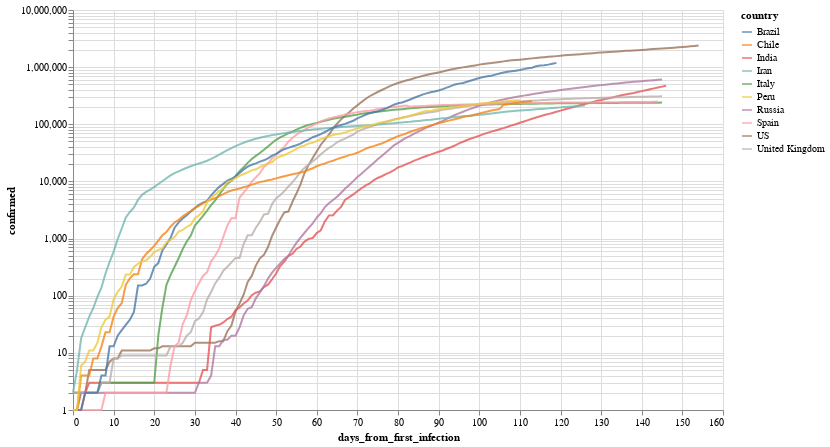

Notebook code cell kept with this figure:
### Markdown cell above
Por ejemplo, evolución (interactiva!) de los paises con mas infectados

### Code cell
total_confirmed_by_country = global_df.groupby('country').confirmed.max().sort_values(ascending=False)
selected_countries = total_confirmed_by_country[total_confirmed_by_country > 1000].index

plot_df = global_df[
    (global_df.confirmed > 0) & 
    (global_df.country.isin(selected_countries[:10]))
].sort_values('date')

selection = alt.selection_multi(
    fields=['country'], 
    bind='legend', 
    init=[{'country': c} for c in selected_countries[:10]]
)


(
    alt.Chart(plot_df)
       .mark_line()
       .encode(
           x='days_from_first_infection', 
           y=alt.Y('confirmed', scale=alt.Scale(type='log')), 
           color='country',
           opacity=alt.condition(selection, alt.value(.8), alt.value(.05))
       ).add_selection(selection)
        .properties(width=650, height=400)
       
)

### Figure 1 — Vega-Lite specification as saved in the notebook (floating-point values rounded to 4 significant figures; data arrays with more than 128 entries replaced by an {"elided": "..."} marker saying what was removed)
{"config": {"view": {"continuousWidth": 400, "continuousHeight": 300}}, "data": {"name": "data-e89fa144168a50889182d827f5372dbf"}, "mark": "line", "encoding": {"color": {"type": "nominal", "field": "country"}, "opacity": {"condition": {"value": 0.8, "selection": "selector001"}, "value": 0.05}, "x": {"type": "quantitative", "field": "days_from_first_infection"}, "y": {"type": "quantitative", "field": "confirmed", "scale": {"type": "log"}}}, "height": 400, "selection": {"selector001": {"type": "multi", "fields": ["country"], "bind": "legend", "init": [{"country": "US"}, {"country": "Brazil"}, {"country": "Russia"}, {"country": "India"}, {"country": "United Kingdom"}, {"country": "Peru"}, {"country": "Chile"}, {"country": "Spain"}, {"country": "Italy"}, {"country": "Iran"}]}}, "width": 650, "$schema": "https://vega.github.io/schema/vega-lite/v4.8.1.json", "datasets": {"data-e89fa144168a50889182d827f5372dbf": {"elided": "1357 records"}}}
